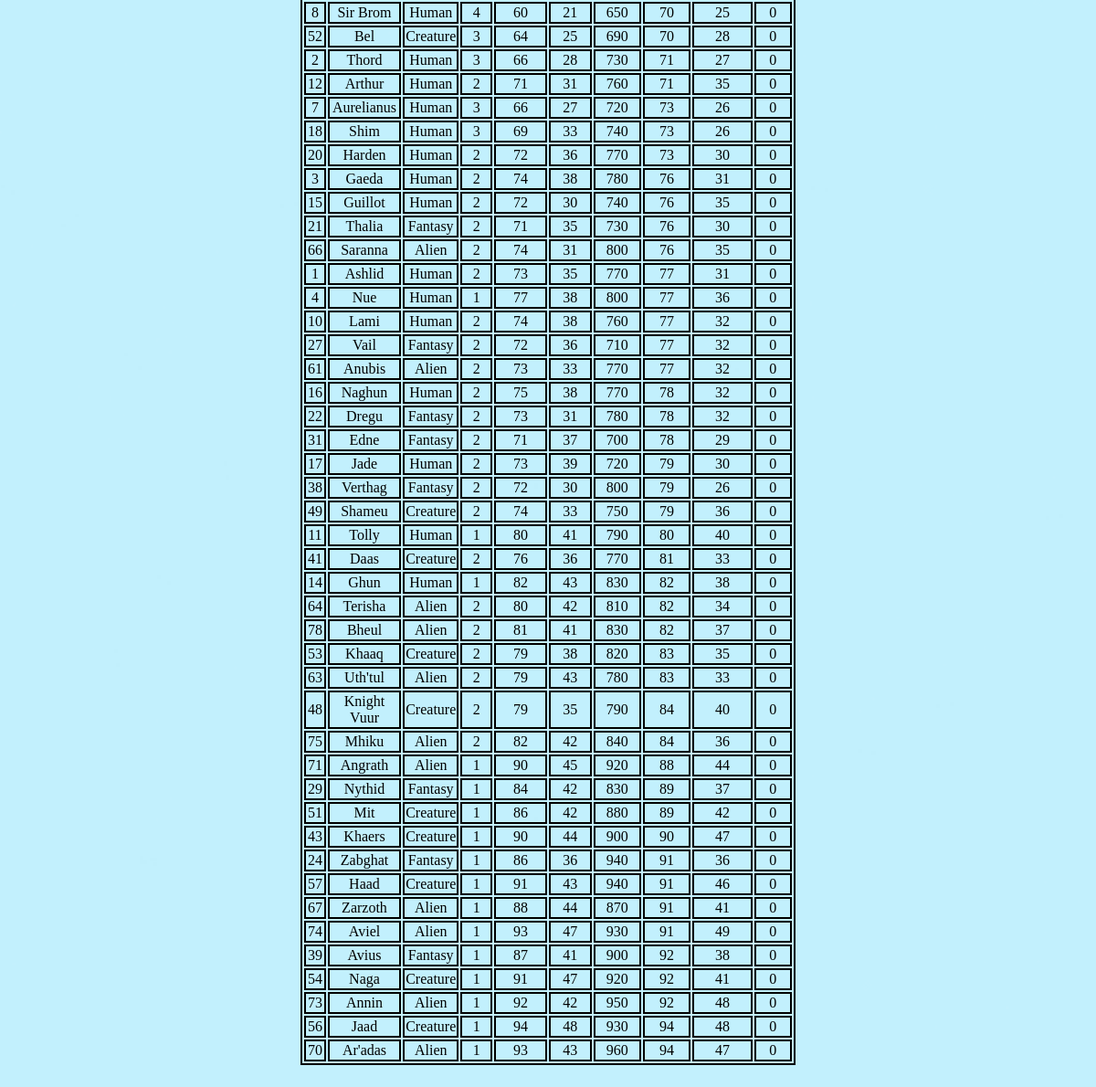
The app's page /game/list/ (lower part), older data.
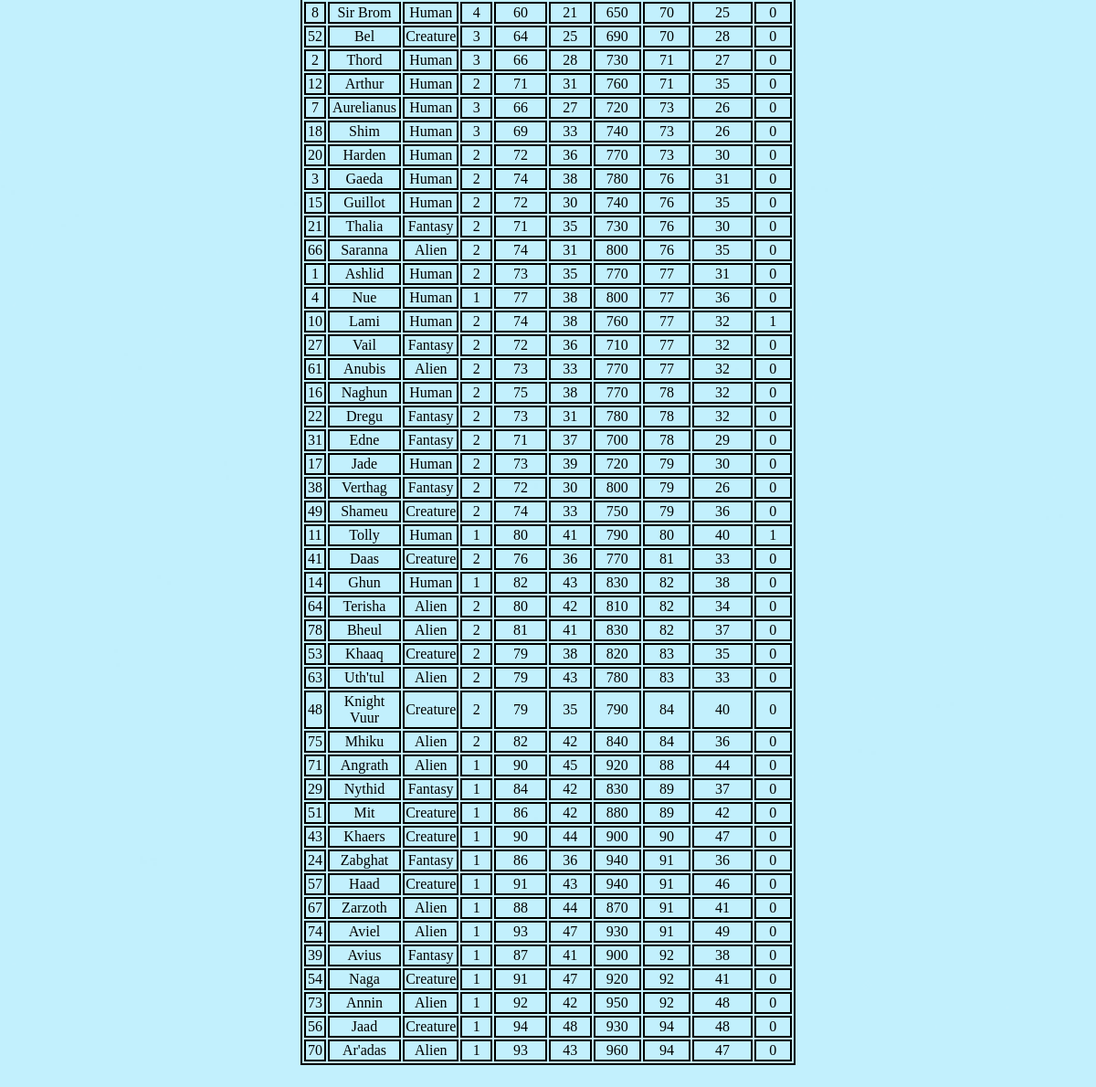
The same page, newer data.
### game/models.py (models this page shows, shortened)
class Card(models.Model):
    RACE = (
        ('Human', 'Human'),
        ('Fantasy', 'Fantasy'),
        ('Creature', 'Creature'),
        ('Alien', 'Alien'),
    )
    TIER_CHOICES = (
        (1, 1),
        (2, 2),
        (3, 3),
        (4, 4),
    )
    id=models.IntegerField(blank=True, primary_key=True)
    name=models.CharField(max_length=100)
    race=models.CharField(max_length=50, choices=RACE, default=None)
    tier = models.IntegerField(choices=TIER_CHOICES, default=1, null=True, blank=True)
    overall=models.PositiveIntegerField(default=0)
    speed=models.IntegerField(default=0, null=True, blank=True)
    health=models.PositiveIntegerField(default=0)
    attack=models.PositiveIntegerField(default=0)
    deffence=models.PositiveIntegerField(default=0)
    crit=models.IntegerField(default=0)
    fatique=models.IntegerField(default=0)
    picture=models.ImageField(default=None, blank=True, null=True, upload_to='images/')
    wins=models.IntegerField(default=0, blank=True, null=True)

### game/views.py (the view)
# urls.py: path('list/', List_view.as_view(), name='list'),
class List_view(ListView):
    model=Card
    template_name='game/list.html'
    context_object_name='data_of_cards'

### templates/game/list.html (shortened to what this page needs)
{% extends 'base.html' %}
{% load static %}
{% block title %}
<link rel="stylesheet" type="text/css" href="{% static 'css/game/list.css' %}">
{% endblock title %}
{% block content %}
<div class="drugi_div">
    <table>
        {% for card in data_of_cards|dictsort:"attack" %}
        <tr>
            <td>{{card.id}}</td>
            <td>{{card.name}}</td>
            <td>{{card.race}}</td>
            <td>{{card.tier}}</td>
            <td>{{card.overall}}</td>
            <td>{{card.speed}}</td>
            <td>{{card.health}}</td>
            <td>{{card.attack}}</td>
            <td>{{card.deffence}}</td>
            <td>{{card.wins}}</td>
        </tr>
    {% endfor %}
    </table>
</div>
{% endblock content %}

Row changes from the older to the newer data that the page shows:
changed Card "Lami": wins "0" → "1"
changed Card "Tolly": wins "0" → "1"
